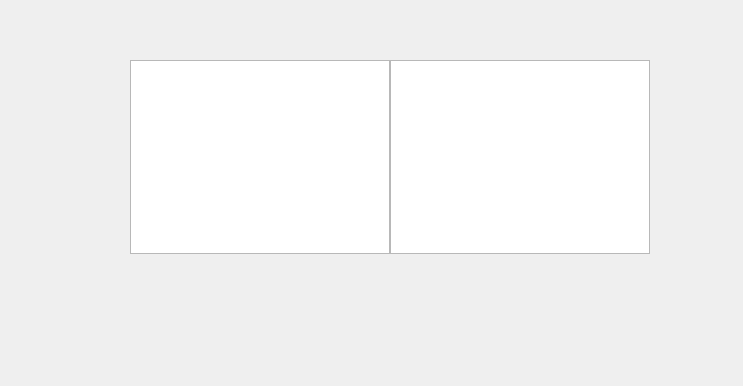
<?xml version="1.0" encoding="UTF-8"?>
<ui version="4.0">
 <class>testDialog</class>
 <widget class="QDialog" name="testDialog">
  <property name="geometry">
   <rect>
    <x>0</x>
    <y>0</y>
    <width>743</width>
    <height>386</height>
   </rect>
  </property>
  <property name="windowTitle">
   <string>Dialog</string>
  </property>
  <widget class="QWidget" name="">
   <property name="geometry">
    <rect>
     <x>130</x>
     <y>60</y>
     <width>520</width>
     <height>194</height>
    </rect>
   </property>
   <layout class="QHBoxLayout" name="horizontalLayout">
    <property name="spacing">
     <number>0</number>
    </property>
    <item>
     <widget class="QListView" name="listView"/>
    </item>
    <item>
     <widget class="QListView" name="listView_2"/>
    </item>
   </layout>
  </widget>
 </widget>
 <resources/>
 <connections/>
</ui>
